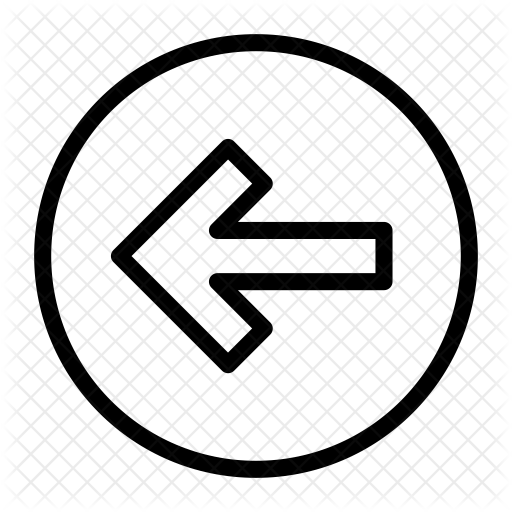
#> input picture images/back.webp, 512 x 512 px
$ python -i view.py   (imports and definitions only)   (older library calls are emulated)
#> lines starting #> are read from the running program, lines starting #| are printed output that depends on the picture
### database_local.py
import sqlite3
import os

db = sqlite3.connect(f'chat_application_local.db')
cursor = db.cursor()


def drop_db():
    db.close()
    os.remove("chat_application_local.db")


# [78 lines left out: functions create_table, create_and_drop_table, get_all_contacts, get_contact, get_user, get_chats, not called in this run]


def uploadprofilepicture(username, profilepicture):
    sql = f"UPDATE contacts SET profile_picture='{profilepicture}' WHERE user_name='{username}'"
    cursor.execute(sql)
    # [7 lines of commented-out code are left out]


# [23 lines left out: functions add_message, search_user, add_user, not called in this run]


def get_setting(key):

    sql = f"SELECT * FROM settings WHERE key='{key}'"
    try:
        cursor.execute(sql)
        return cursor.fetchone()[2]
    except:
        return False
    finally:
        db.commit()


# [12 lines left out: function set_setting, not called in this run]

### view.py
from tkinter import *
from PIL import ImageTk, Image
import server_local
from tkinter.font import Font
import database_local as db
from tkinter import filedialog  as f
import webbrowser
import datetime

user = ''


# [234 lines left out: functions load_function, hello, homepage, login, register, add_contact, not called in this run]


def contactinfo(contact):
#> called with contact = 'images/logo.png'
    root = Tk()

    root.configure(background='#ECE5DD')
    root.state('zoomed')

    contactname = contact[1]

    root.iconbitmap('images/logo.ico')

    root.title(f'{contactname}')

    fra = Frame(root, bg="#25D366", width=1500, height=120)
    fra.place(relx=0.00001, rely=0.0000001)

    backimg = Image.open('images/back.webp')
#> backimg is the input picture: PIL image 512x512 RGBA; mean R, G, B, A 25.6, 25.6, 25.6, 42.4
    backimage = backimg.resize((50, 50), Image.ANTIALIAS)
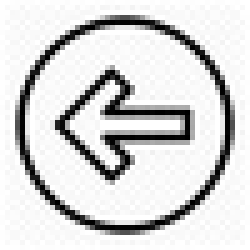
#> backimage: PIL image 50x50 RGBA (shown 5 times larger); mean R, G, B, A 61.6, 61.6, 61.6, 42; transparent parts drawn white
    openbackimage = ImageTk.PhotoImage(backimage, master=fra)

    backbutton = Button(fra, image=openbackimage, command=lambda: [root.destroy(), click(contact)])

#> (the run stopped early here; a loop or call above may not have finished)
